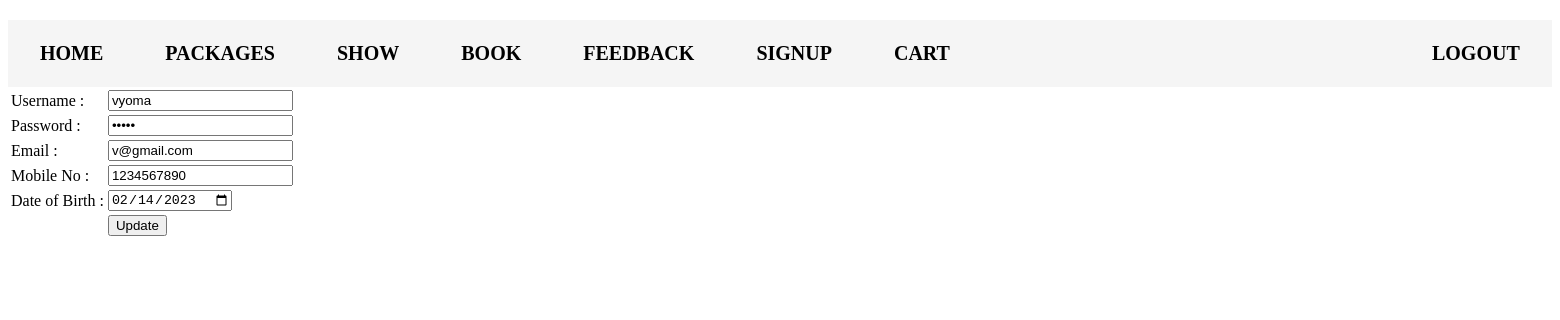
The page /admin/signupd.php?id=1 (signed in) on the database its author committed.
### tables this page shows
CREATE TABLE `signup` (
  `id` int(10) NOT NULL,
  `unm` varchar(200) NOT NULL,
  `pass` varchar(8) NOT NULL,
  `email` varchar(100) NOT NULL,
  `cno` varchar(10) NOT NULL,
  `dob` varchar(13) NOT NULL,
  `utype` varchar(20) NOT NULL
);

### admin/signupd.php (the view, shortened to what this page needs)
<?php
	include("connect.php");
	include("header.php");
?>
<table>
<?php
	$id = $_GET['id'];
	$q = mysqli_query($cn,"select * from signup where id = '$id' ");
	echo "<form action='signupdpro.php' method='POST'>";
	while($r = mysqli_fetch_array($q))
	{
		echo "<tr><td>Username :</td>";
		echo "<td><input type='text' name='unm' value=".$r[1]."></td></tr>";
		echo "<tr><td>Password :</td>";
		echo "<td><input type='password' name='pass' value=".$r[2]."></td></tr>";
		echo "<tr><td>Email :</td>";
		echo "<td><input type='email' name='email' value=".$r[3]."></td></tr>";
		echo "<tr><td>Mobile No :</td>";
		echo "<td><input type='text' name='cno' value=".$r[4]."></td></tr>";
		echo "<tr><td>Date of Birth :</td>";
		echo "<td><input type='date' name='dob' value=".$r[5]."></td></tr>";
	}
	echo "<tr>	<td></td><td><input type='submit' name='update' value='Update'></td></tr>";
?>
</table>

### admin/style.css (style rules this page uses)
form { display: flex; flex-direction:column ; width: 100%; align-items: center; background-color: whitesmoke; }

### rows shown on the page
signup: unm "vyoma", email "v@gmail.com", cno "1234567890", dob "02/14/2023"
